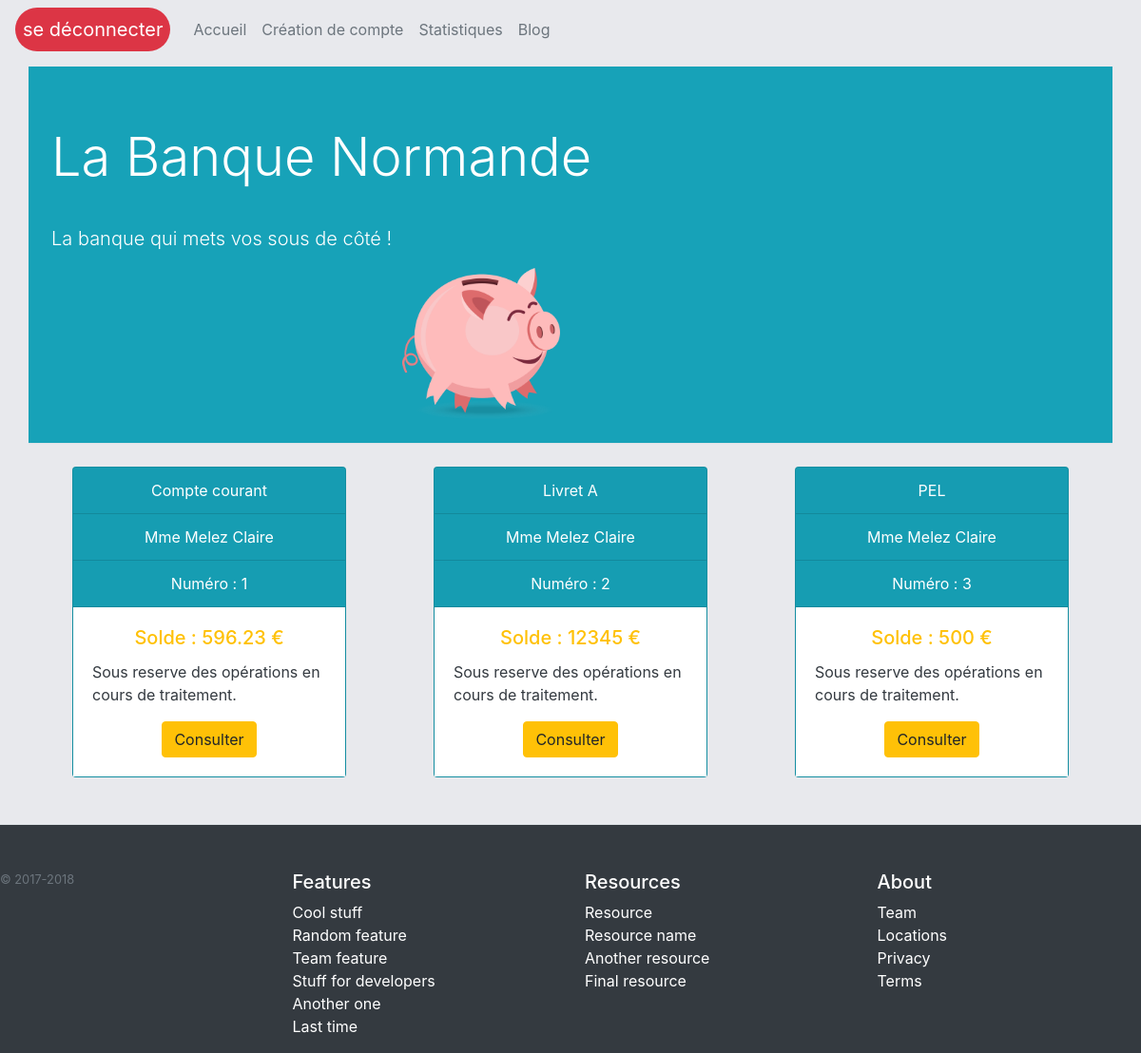
The app's page / (signed in) with its own data.
### tables this page shows
CREATE TABLE Account(
  id INT UNSIGNED NOT NULL AUTO_INCREMENT,
  amount DECIMAL(11,2) NOT NULL,
  opening_date TIMESTAMP NOT NULL,
  account_type VARCHAR(50) NOT NULL,
  user_id INT UNSIGNED,
  PRIMARY KEY (id),
  FOREIGN KEY (user_id) REFERENCES User(id)
);

### connexion.php (called while the page is built, shortened)
<?php
abstract class dataBase {
  static public function DB() {
    try{
      $db = new PDO("mysql:host=" . self::HOST .";dbname=" . self::NAME , self::LOGIN, self::PASSWORD);
    }
    catch (PDOException $e){
      print "Erreur !: " . $e->getMessage() . "<br/>";
      die();
    }
    return $db;
  }
}

### Model/DBManager.php (called while the page is built, shortened)
<?php
require "connexion.php";
abstract class DBManager {
  private PDO $_db;
  public function setDB(PDO $connect){
      $this->_db =$connect;
  }
  public function getDB():PDO{
      return $this->_db;
  }
}

### Model/userModel.php (called while the page is built, shortened)
<?php
 require "DBManager.php";
class UserModel extends DBManager {
    public function getUser(int $userID):user{
        $query = $this->getDB()->prepare(
            "SELECT *
            FROM User
            WHERE id = :id"
        );
        $query->execute([
            "id" => $userID
        ]);
        $user = $query ->fetch (PDO::FETCH_ASSOC);
        $user = new user($user);
        return $user;
    }
}

### Model/entities/userClass.php (called while the page is built, shortened)
<?php
class User {
    protected int $id;
    private function setId(int $id){
        $this->id =$id;
    }
    public function getId() {
        return $this->id;
    }
    private function hydrate(array $data) {
        foreach ($data as $key => $value) {
          $method = "set" . ucfirst($key);
        }
      }
}

### Model/accountModel.php (called while the page is built, shortened)
<?php
require_once "DBManager.php";
require_once "Model/entities/accountClass.php";
class AccountModel extends DBManager
{
  function get_accounts (user $user){
    $query = $this->getDB()->prepare(
      "SELECT *
        FROM Account
        WHERE user_id = :user_id
    ");
    $query -> execute([
    "user_id" => $user->getId()
    ]);
  $accounts =$query -> fetchAll(PDO::FETCH_ASSOC);
    foreach ($accounts as $key => $account) {
      $accounts[$key] = new Account($account);
    }
  return $accounts;
  }
}
  ?>

### Model/entities/accountClass.php (called while the page is built, shortened)
<?php
class Account {
    public int $id;
    public float $amount;
    public string $account_type;
    public function setId($id) {
        $this->id =$id;
    }
    public function getId() {
        return $this->id;
    }
    public function setAmount($amount) {
        $this->amount =$amount;
    }
    public function getAmount() {
        return $this->amount;
    }
    public function setAccount_type($account_type) {
        $this->account_type =$account_type;
    }
    public function getAccount_type() {
        return $this->account_type;
    }
    private function hydrate($data) {
        foreach ($data as $key => $value) {
            $method = "set" . ucfirst($key);
        }
    }
}

### View/indexView.php (the view)
<?php
foreach ($accounts as $account):
  $genre=($_SESSION["user"]["sex"]=="h" ? "M" : "Mme");
  ?>
<article class="card text-white bg-info my-4 px-0 col-4" style="max-width: 18rem;">
  <div class="card-header text-center"><?php echo  $account->getAccount_type()?></div>
  <div class="card-header text-center"><?php echo $genre ." ".  $_SESSION["user"]["lastname"] . " " . $_SESSION["user"]["firstname"]?></div>
  <div class="card-header text-center">Numéro : <?php echo $account->getId()?></div>
  <div class="card-body bg-white">
    <h5 class="card-title text-warning text-center">Solde : <?php echo $account->getAmount() ?> €</h5>
    <p class="card-text text-dark">Sous reserve des opérations en cours de traitement.</p>
    <div class="text-center">
      <a class="btn btn-warning text-center" href="single.php<?php echo "?id=".$account->getId();?>" >Consulter</a>
    </div>
  </div>
</article>
<?php endforeach ?>
</div>

### css/main2.css (style rules this page uses)
html { color: #222; font-size: 1em; line-height: 1.4; }
body { position: relative; z-index: 10; background-color: #E8E9ED; }

### records on screen
account: account_type "Compte courant", genre "Mme", id "1", amount "596.23"
account: account_type "Livret A", genre "Mme", id "2", amount "12345"
account: account_type "PEL", genre "Mme", id "3", amount "500"
